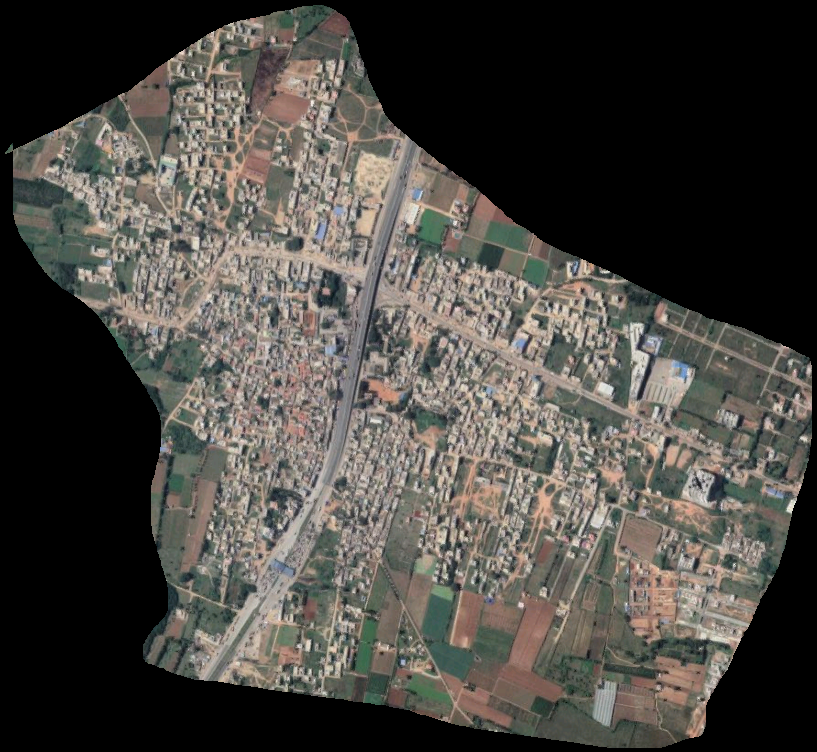
#> input picture dataset/attibele.png, 817 x 752 px; its folder holds only this picture in this run
$ python green_cv_writer_alt.py
#> lines starting #> are read from the running program, lines starting #| are printed output that depends on the picture; after the words box and inside, x2 and y2 are one past the last pixel; in counts of white or black regions, pixels touching at a corner belong together; long printed decimals are rounded
import numpy as np
import cv2
import os
import glob
import csv
import re

LOWER_G = np.array([0, 30, 0], np.uint8) # Lower bound for Green color in [B,G,R] index
UPPER_G = np.array([173, 255, 148], np.uint8) # Higher bound for Green color in [B,G,R] index

txt_file = open('greens_temp.txt', 'w', newline='')
txt_writer = csv.writer(txt_file, delimiter=' ')

print("\n")
def printer(filename):
#> called with filename = 'dataset/attibele.png'
    image = cv2.imread(filename)
#> image is the input picture: shape (752, 817, 3); mean B, G, R 66, 71, 73.8
    size=image.shape;
    image1 = image
    mask = cv2.inRange(image, LOWER_G, UPPER_G)
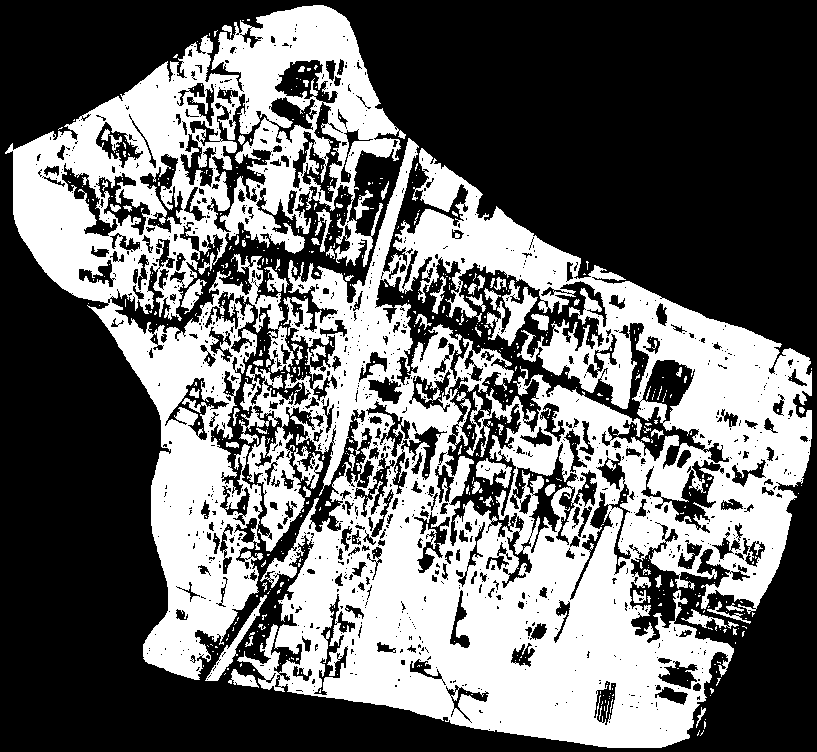
#> mask: shape (752, 817); 41.7% white; 659 white regions (586 under 20 px), largest, box (x1, y1, x2, y2) and area: (237, 138, 812, 748) 162973, (5, 5, 406, 680) 82970, (486, 280, 538, 346) 1261
    for i in range(size[0]):
	    for j in range(size[1]):
		    if(image1[i][j][1] > image1[i][j][2]):
			    pass
		    else:
			    if(mask[i][j] == 255):
				    mask[i][j] = 0
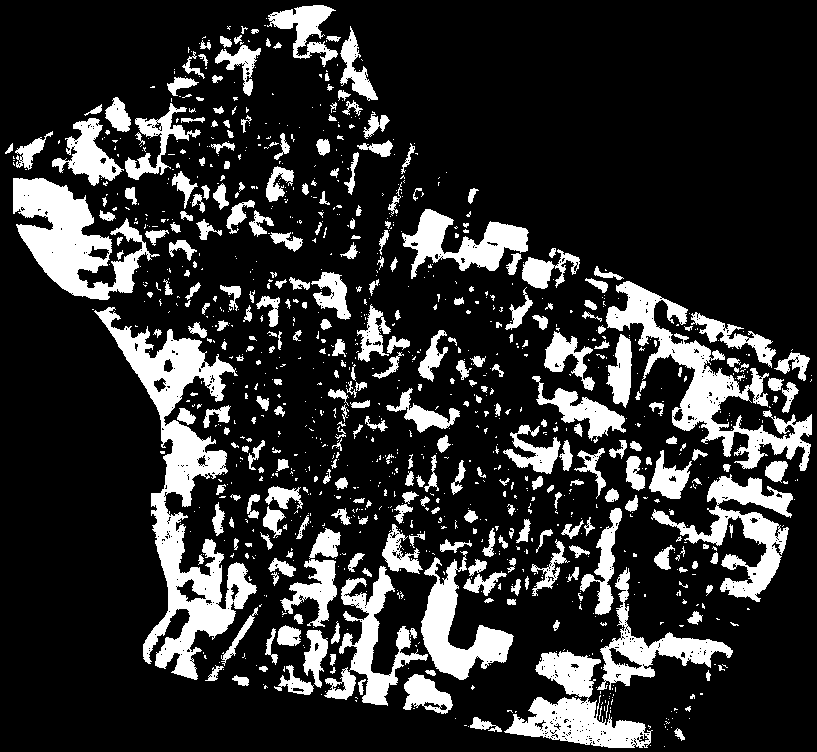
#> mask: shape (752, 817); 19% white; 1128 white regions (809 under 20 px), largest, box (x1, y1, x2, y2) and area: (94, 307, 257, 680) 15422, (606, 281, 812, 471) 8865, (13, 178, 160, 300) 7997
    dst = mask
    Total_Number_Of_Pixels=dst.size
    no_of_green_pix = cv2.countNonZero(dst)
#> no_of_green_pix = 117035
    Index=no_of_green_pix/Total_Number_Of_Pixels * 100
#> Index = 19.05
    #print("Index: ",Index);print()
    return Index

count=0
for file in sorted(glob.glob("dataset/*.png")):
    filename = file.split('/')[1]
    index = printer(file)
#> index = 19.05
    print(filename, filename.split('.')[0], index, sep=" ")
#| tmp tmp 19.049
    txt_writer.writerow([filename, filename.split('.')[0], index])
    count+=1;print(count);print()

txt_file.close()

$ run again, on dataset/basavangudi.png
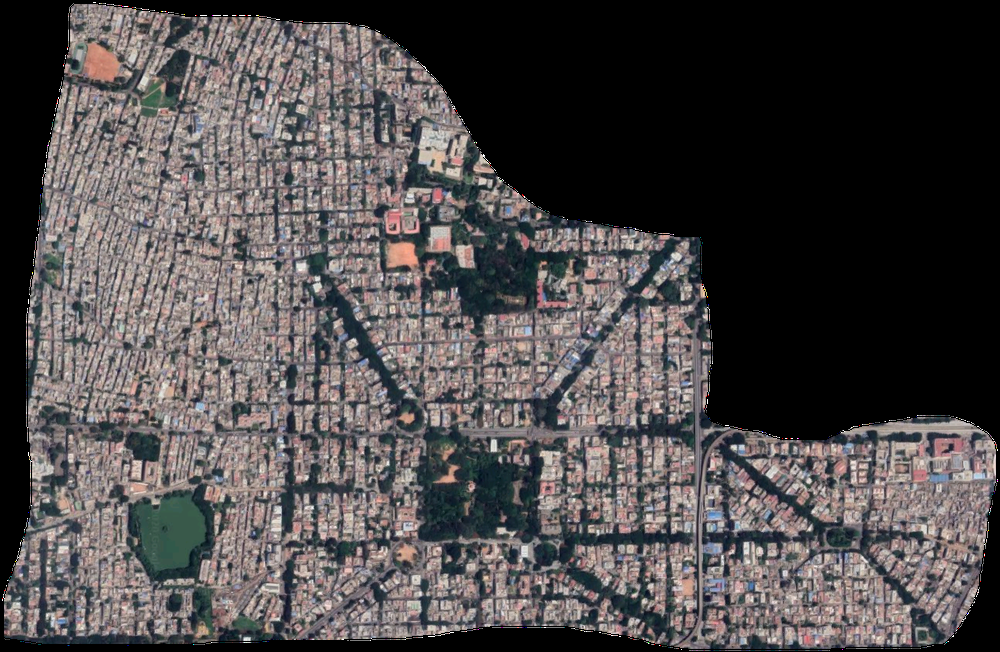
#> input picture dataset/basavangudi.png, 1000 x 652 px, shrunk from 1231 x 803 before the run
#> in printer, image is the input picture: shape (652, 1000, 3); mean B, G, R 74.5, 74, 78
#> in printer, `mask = cv2.inRange(image, LOWER_G, UPPER_G)`:
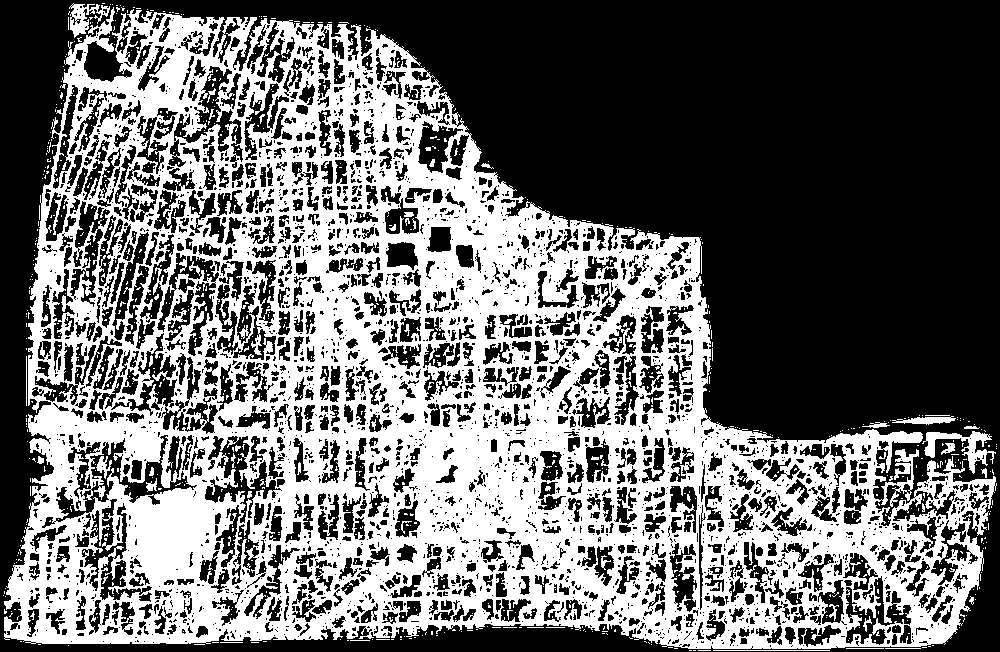
#> mask: shape (652, 1000); 42.3% white; 1167 white regions (1117 under 20 px), largest, box (x1, y1, x2, y2) and area: (4, 7, 997, 649) 268801, (922, 431, 996, 474) 968, (69, 3, 110, 38) 587
#> after the loop in printer, `for i in range(size[0]):`:
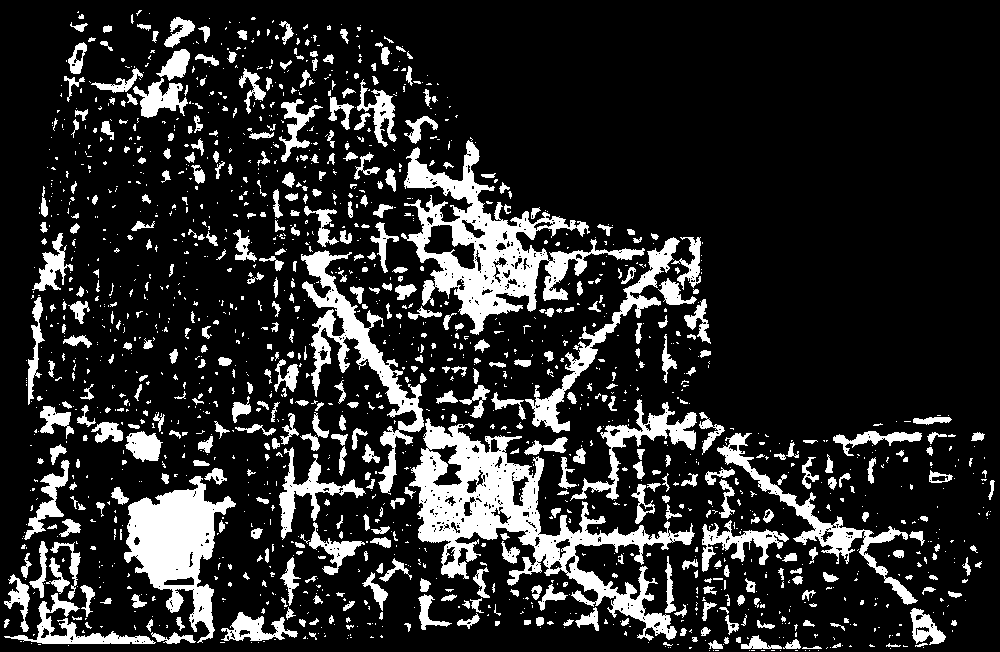
#> mask: shape (652, 1000); 17% white; 1648 white regions (1158 under 20 px), largest, box (x1, y1, x2, y2) and area: (409, 418, 695, 641) 16332, (401, 140, 645, 335) 12518, (124, 476, 236, 643) 8194
#> no_of_green_pix = 110642
#> Index = 16.97
#| tmp tmp 16.970

$ run again, on dataset/basaveshwarnagar.png
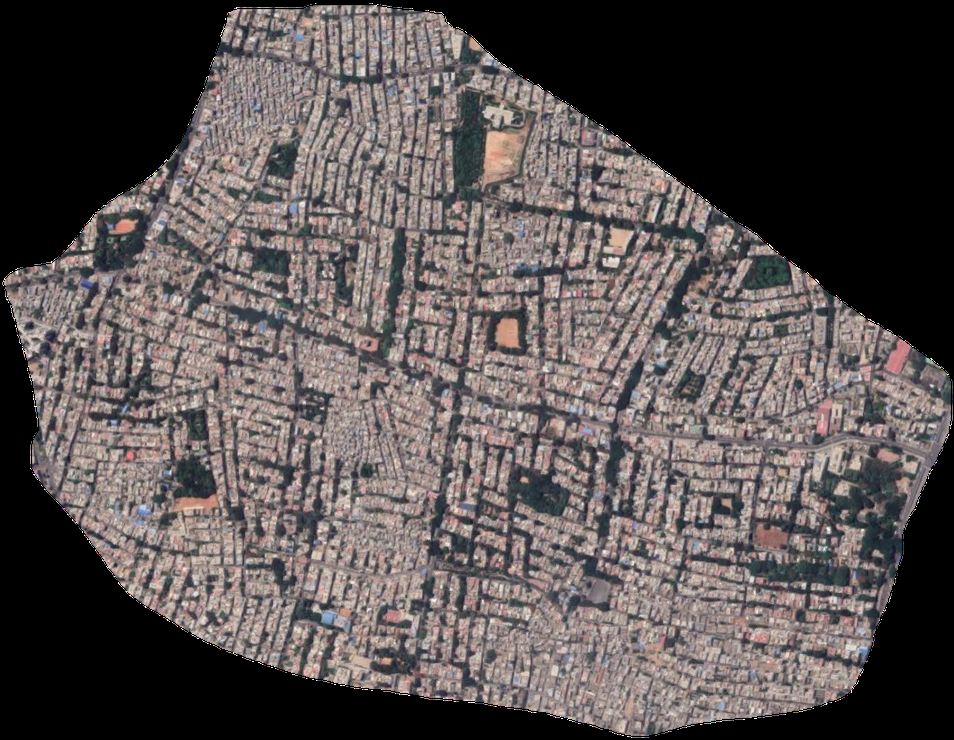
#> input picture dataset/basaveshwarnagar.png, 954 x 740 px, shrunk from 1122 x 870 before the run
#> in printer, image is the input picture: shape (740, 954, 3); mean B, G, R 80.4, 81, 88
#> in printer, `mask = cv2.inRange(image, LOWER_G, UPPER_G)`:
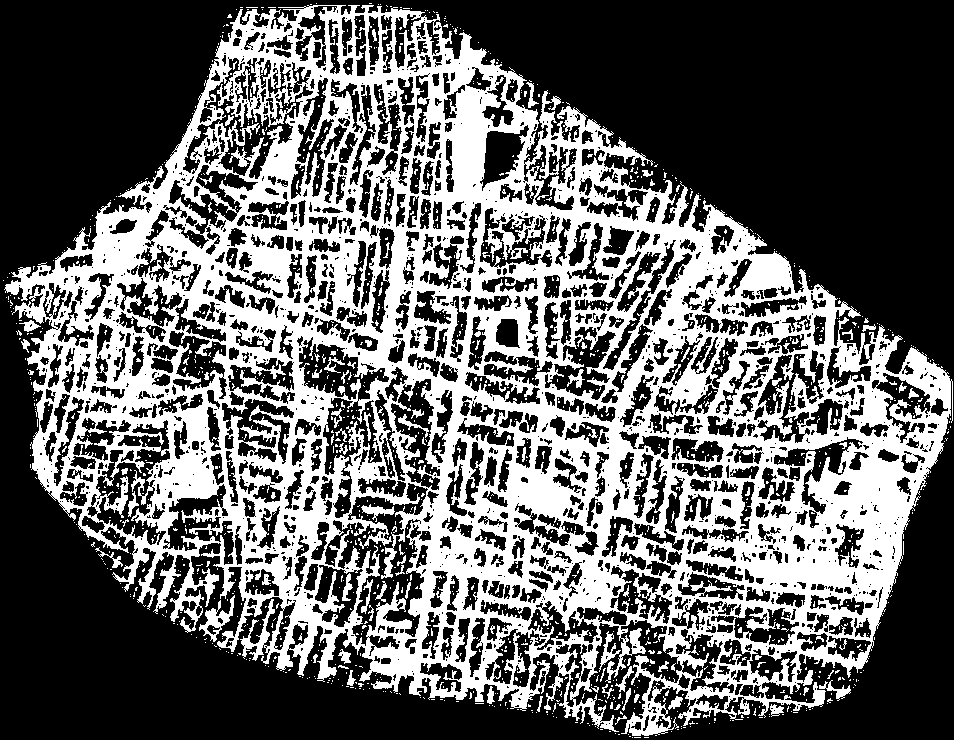
#> mask: shape (740, 954); 38.5% white; 1577 white regions (1486 under 20 px), largest, box (x1, y1, x2, y2) and area: (4, 5, 953, 736) 261567, (199, 595, 235, 642) 527, (599, 631, 621, 672) 239
#> after the loop in printer, `for i in range(size[0]):`:
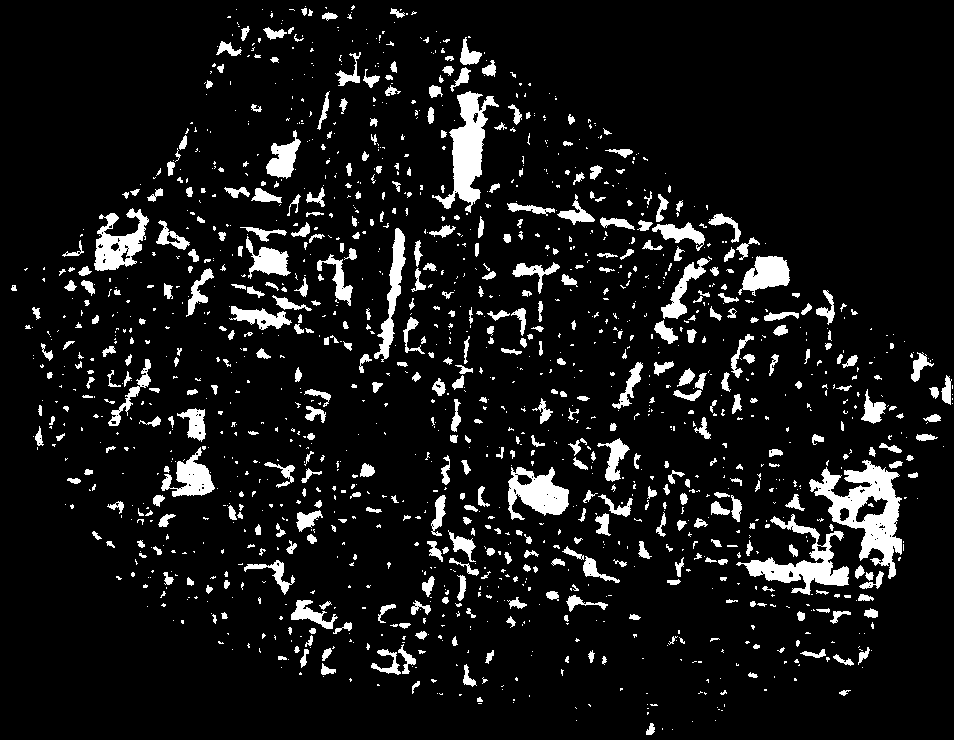
#> mask: shape (740, 954); 9% white; 1488 white regions (1000 under 20 px), largest, box (x1, y1, x2, y2) and area: (809, 460, 902, 579) 4334, (432, 91, 499, 213) 2963, (736, 514, 849, 595) 2660
#> no_of_green_pix = 63219
#> Index = 8.96
#| tmp tmp 8.955

$ run again, on dataset/bellandur.png
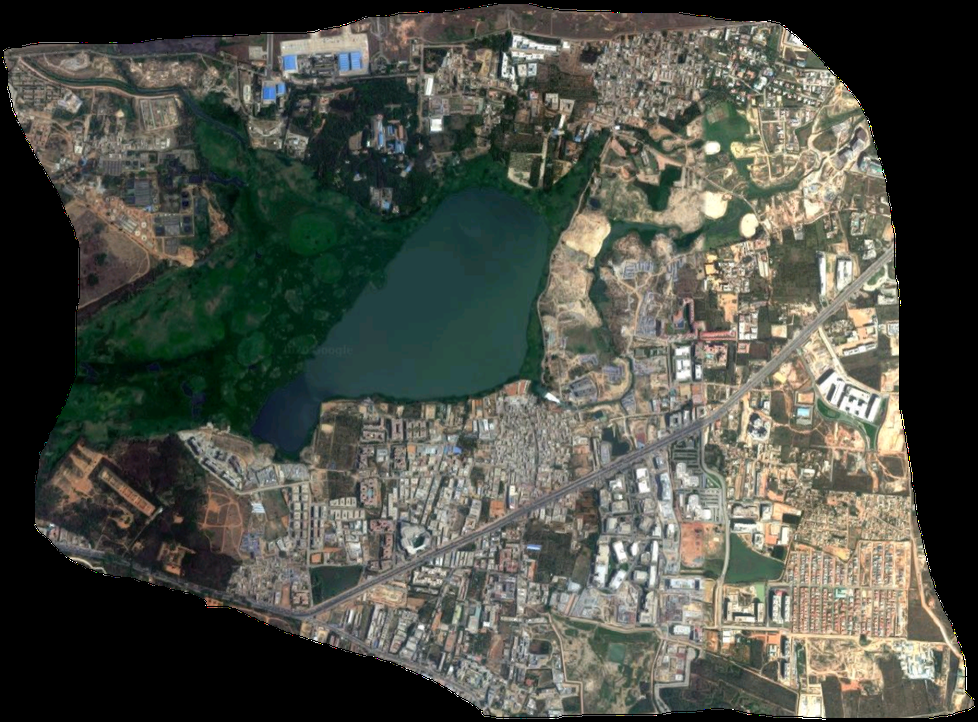
#> input picture dataset/bellandur.png, 978 x 722 px, shrunk from 1200 x 886 before the run
#> in printer, image is the input picture: shape (722, 978, 3); mean B, G, R 71.4, 80.5, 77.8
#> in printer, `mask = cv2.inRange(image, LOWER_G, UPPER_G)`:
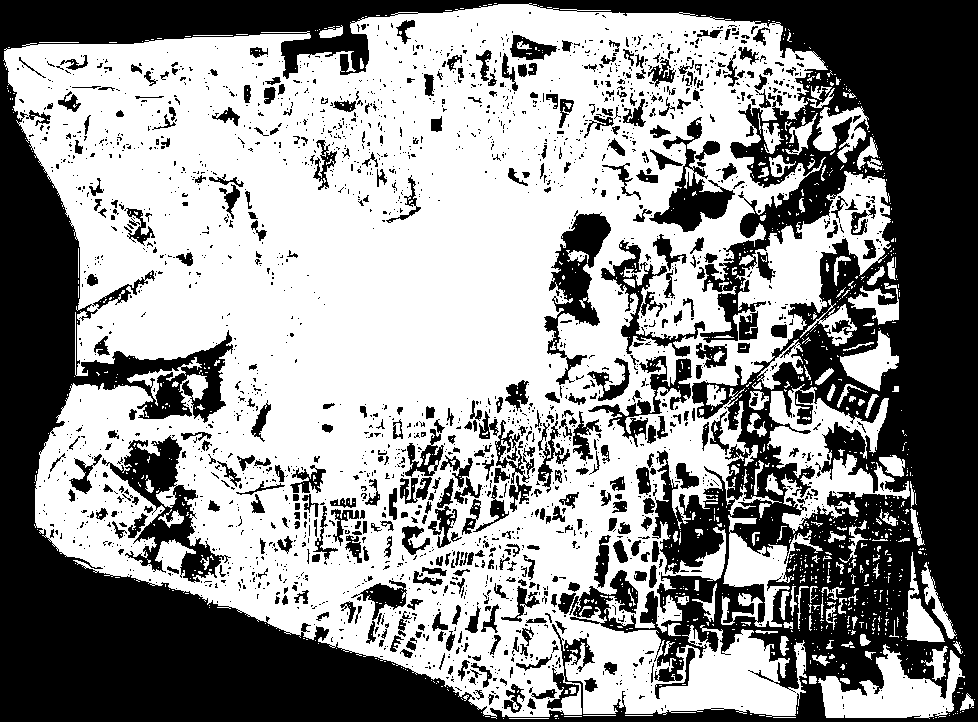
#> mask: shape (722, 978); 57.2% white; 2377 black regions (1933 under 20 px), largest, box (x1, y1, x2, y2) and area: (0, 0, 978, 722) 235209, (102, 435, 231, 583) 5486, (544, 210, 611, 385) 4082
#> after the loop in printer, `for i in range(size[0]):`:
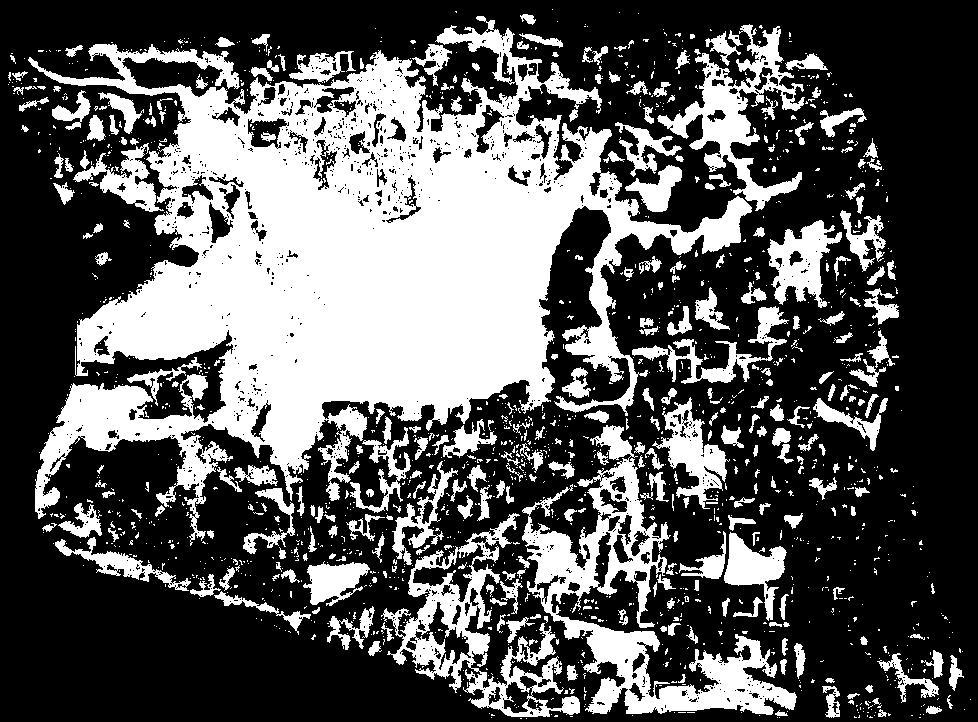
#> mask: shape (722, 978); 34.8% white; 1596 white regions (1269 under 20 px), largest, box (x1, y1, x2, y2) and area: (28, 16, 752, 546) 147867, (522, 425, 797, 715) 18784, (381, 513, 580, 717) 9779
#> no_of_green_pix = 246027
#> Index = 34.84
#| tmp tmp 34.842
